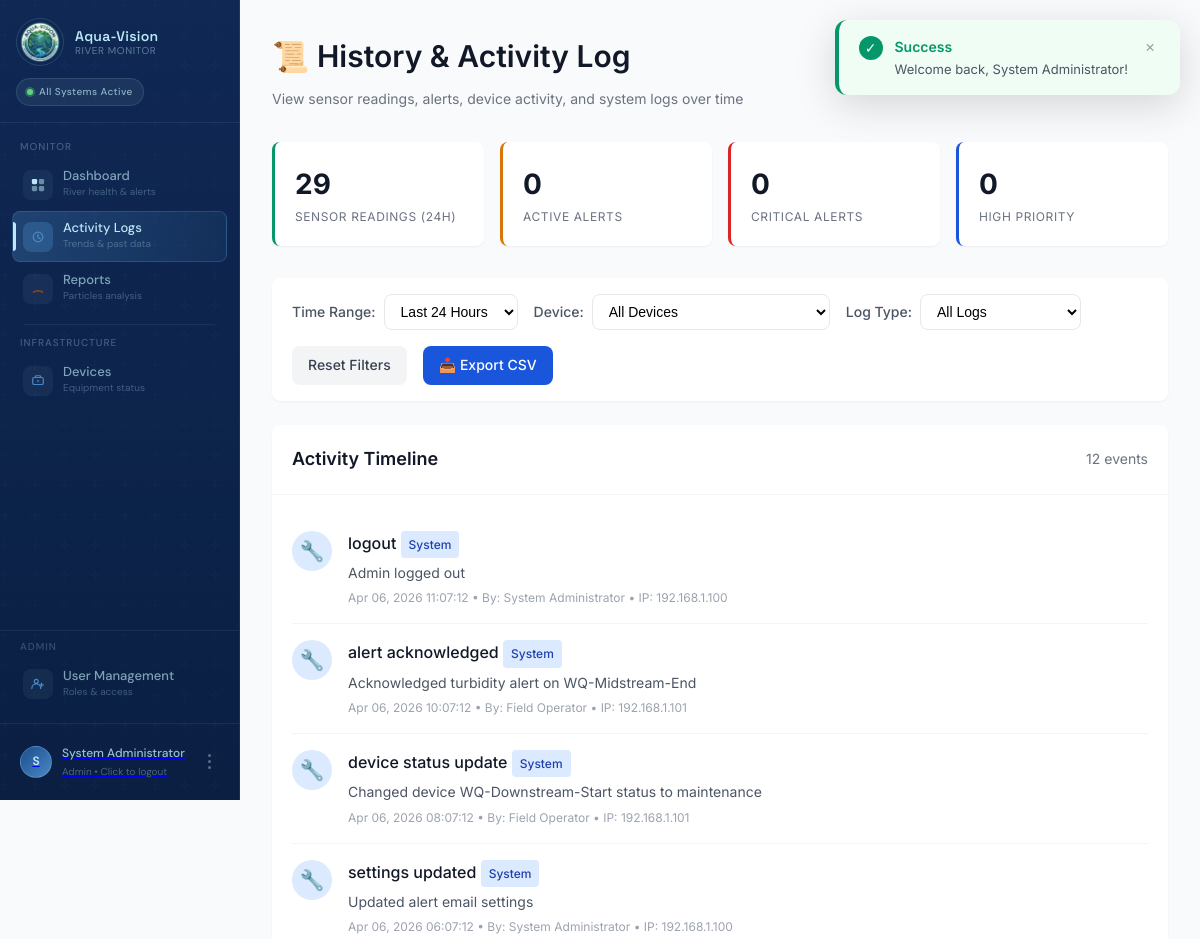
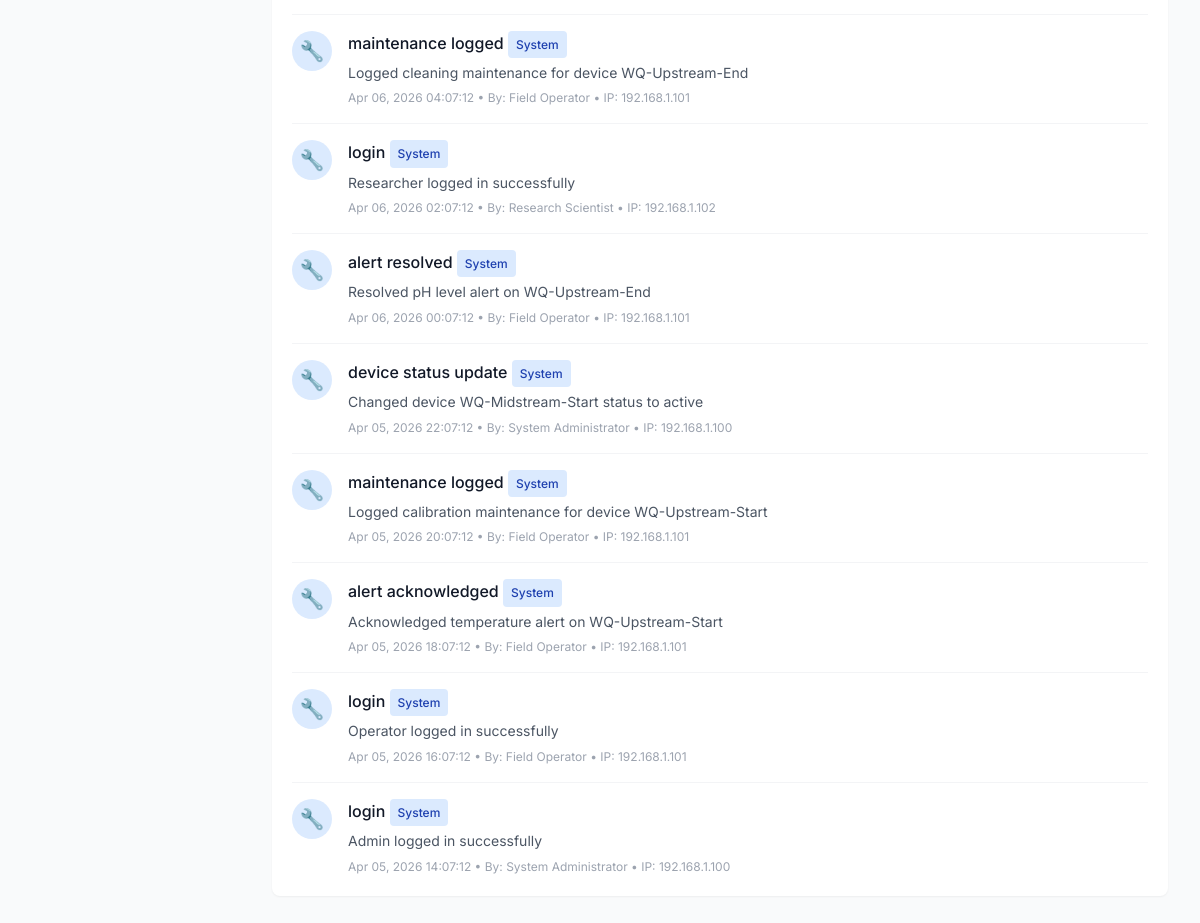
/apps/admin/activitylog.php (signed in), run on the app's committed database (2 pictures, top to bottom).
### tables this page shows
CREATE TABLE IF NOT EXISTS system_logs (
    log_id INT AUTO_INCREMENT PRIMARY KEY,
    user_id INT NULL,
    action VARCHAR(100) NOT NULL,
    details TEXT NULL,
    ip_address VARCHAR(45) NULL,
    user_agent TEXT NULL,
    created_at TIMESTAMP DEFAULT CURRENT_TIMESTAMP,
    FOREIGN KEY (user_id) REFERENCES users(user_id) ON DELETE SET NULL,
    INDEX idx_action_created (action, created_at),
    INDEX idx_user_created (user_id, created_at)
);

CREATE TABLE IF NOT EXISTS users (
    user_id INT AUTO_INCREMENT PRIMARY KEY,
    username VARCHAR(50) UNIQUE NOT NULL,
    email VARCHAR(100) UNIQUE NOT NULL,
    password_hash VARCHAR(255) NOT NULL,
    full_name VARCHAR(100) NOT NULL,
    role ENUM('admin', 'operator', 'viewer', 'researcher') DEFAULT 'viewer',
    is_active BOOLEAN DEFAULT TRUE,
    created_at TIMESTAMP DEFAULT CURRENT_TIMESTAMP,
    updated_at TIMESTAMP DEFAULT CURRENT_TIMESTAMP ON UPDATE CURRENT_TIMESTAMP
);

### apps/admin/activitylog.php (the view, shortened to what this page needs)
<?php
require_once '../../database/config.php';
function getMaintenanceLogs($conn, $hours = 24) {
    $sql = "SELECT ml.maintenance_id, ml.maintenance_type, ml.notes, ml.damage_level,
                   ml.malfunction_type, ml.performed_at,
                   d.device_name, d.device_id,
                   u.full_name as operator_name, u.user_id
            FROM maintenance_logs ml
            JOIN devices d ON d.device_id = ml.device_id
            JOIN users u ON u.user_id = ml.performed_by
            WHERE ml.performed_at >= DATE_SUB(NOW(), INTERVAL ? HOUR)
            ORDER BY ml.performed_at DESC
            LIMIT 50";
    $stmt = $conn->prepare($sql);
    $stmt->bind_param('i', $hours);
    $stmt->execute();
    return $stmt->get_result()->fetch_all(MYSQLI_ASSOC);
}
function getDeviceReadingHistory($conn, $deviceId, $hours = 24) {
    $sql = "SELECT sr.reading_id, sr.value, sr.recorded_at, s.sensor_type, s.unit
            FROM sensor_readings sr
            JOIN sensors s ON s.sensor_id = sr.sensor_id
            WHERE s.device_id = ? AND sr.recorded_at >= DATE_SUB(NOW(), INTERVAL ? HOUR)
            ORDER BY sr.recorded_at DESC";
    $stmt = $conn->prepare($sql);
    $stmt->bind_param('ii', $deviceId, $hours);
    $stmt->execute();
    return $stmt->get_result()->fetch_all(MYSQLI_ASSOC);
}
function getAlertHistory($conn, $limit = 50) {
    $sql = "SELECT a.alert_id, a.alert_type, a.message, a.status, a.created_at,
                   a.acknowledged_at, a.resolved_at,
                   d.device_name, s.sensor_type, s.unit
            FROM alerts a
            JOIN sensors s ON s.sensor_id = a.sensor_id
            JOIN devices d ON d.device_id = s.device_id
            ORDER BY a.created_at DESC
            LIMIT ?";
    $stmt = $conn->prepare($sql);
    $stmt->bind_param('i', $limit);
    $stmt->execute();
    return $stmt->get_result()->fetch_all(MYSQLI_ASSOC);
}
function getSystemLogs($conn, $hours = 24) {
    $sql = "SELECT sl.log_id, sl.action, sl.details, sl.ip_address, sl.created_at,
                   u.username, u.full_name
            FROM system_logs sl
            LEFT JOIN users u ON u.user_id = sl.user_id
            WHERE sl.created_at >= DATE_SUB(NOW(), INTERVAL ? HOUR)
            ORDER BY sl.created_at DESC
            LIMIT 100";
    $stmt = $conn->prepare($sql);
    $stmt->bind_param('i', $hours);
    $stmt->execute();
    return $stmt->get_result()->fetch_all(MYSQLI_ASSOC);
}
function getActivityTimeline($conn, $hours = 24, $typeFilter = 'all') {
    $timeline = [];
    if ($typeFilter === 'all' || $typeFilter === 'reading') {
        $readings = getDeviceReadingHistory($conn, null, $hours);
    }
    if ($typeFilter === 'all' || $typeFilter === 'alert') {
        $alerts = getAlertHistory($conn, 50);
    }
    if ($typeFilter === 'all' || $typeFilter === 'system' || $typeFilter === 'device') {
        $systemLogs = getSystemLogs($conn, $hours);
        foreach ($systemLogs as $log) {
        $isDeviceLog = in_array($log['action'], ['DEVICE_CREATE', 'DEVICE_UPDATE', 'DEVICE_DELETE']);
        $timeline[] = [
            'type' => $isDeviceLog ? 'device' : 'system',
            'timestamp' => $log['created_at'],
            'action' => $log['action'],
            'message' => $log['details'],
            'user' => $log['full_name'] ?? $log['username'] ?? 'System',
            'ip' => $log['ip_address'],
            'severity' => 'info',
            'data' => $log
        ];
        }
    }
    if ($typeFilter === 'all' || $typeFilter === 'maintenance') {
        $maintenanceLogs = getMaintenanceLogs($conn, $hours);
    }
    usort($timeline, function($a, $b) {
        return strtotime($b['timestamp']) - strtotime($a['timestamp']);
    });
    return array_slice($timeline, 0, 100);
}
$hoursFilter = isset($_GET['hours']) ? intval($_GET['hours']) : 24;
$typeFilter = isset($_GET['type']) ? $_GET['type'] : 'all';
$timeline = getActivityTimeline($conn, $hoursFilter, $typeFilter);
$alertStats = $conn->query("SELECT
    SUM(CASE WHEN status='active' THEN 1 ELSE 0 END) as active_alerts,
    SUM(CASE WHEN alert_type='critical' THEN 1 ELSE 0 END) as critical_alerts,
    SUM(CASE WHEN alert_type='high' THEN 1 ELSE 0 END) as high_alerts,
    SUM(CASE WHEN alert_type='low' THEN 1 ELSE 0 END) as low_alerts
FROM alerts")->fetch_assoc();
$readingStats = $conn->query("SELECT COUNT(*) as total_readings,
    COUNT(DISTINCT sensor_id) as active_sensors,
    MAX(recorded_at) as last_reading
FROM sensor_readings
WHERE recorded_at >= DATE_SUB(NOW(), INTERVAL $hoursFilter HOUR)")->fetch_assoc();
?>
<?php include '../../assets/navigation.php'; ?>
<!DOCTYPE html>
<html lang="en">
<head>
</head>
<body>
    <div class="container">
        <div class="page-header">
            <h1>📜 History & Activity Log</h1>
            <p>View sensor readings, alerts, device activity, and system logs over time</p>
        </div>
        <div class="stats-grid">
            <div class="stat-card success">
                <h3><?= number_format($readingStats['total_readings'] ?? 0) ?></h3>
                <p>Sensor Readings (<?= $hoursFilter ?>h)</p>
            </div>
            <div class="stat-card warning">
                <h3><?= $alertStats['active_alerts'] ?? 0 ?></h3>
                <p>Active Alerts</p>
            </div>
            <div class="stat-card danger">
                <h3><?= $alertStats['critical_alerts'] ?? 0 ?></h3>
                <p>Critical Alerts</p>
            </div>
            <div class="stat-card">
                <h3><?= $alertStats['high_alerts'] ?? 0 ?></h3>
                <p>High Priority</p>
            </div>
        </div>
        <div class="filters">
            <div class="filter-group">
                <label>Time Range:</label>
                <select onchange="window.location.href='?hours='+this.value">
                    <option value="24" <?= $hoursFilter == 24 ? 'selected' : '' ?>>Last 24 Hours</option>
                </select>
            </div>
            <div class="filter-group">
                <label>Device:</label>
                <select onchange="window.location.href='?hours=<?= $hoursFilter ?>&device_id='+this.value">
                    <option value="">All Devices</option>
                </select>
            </div>
            <div class="filter-group">
                <label>Log Type:</label>
                <select onchange="window.location.href='?hours=<?= $hoursFilter ?>&type='+this.value">
                    <option value="all" <?= $typeFilter == 'all' ? 'selected' : '' ?>>All Logs</option>
                </select>
            </div>
            <a href="activitylog.php" class="btn btn-secondary">Reset Filters</a>
            <a href="?action=export&hours=<?= $hoursFilter ?>" class="btn btn-primary">📥 Export CSV</a>
        </div>
        <div class="timeline">
            <div class="timeline-header">
                <h2>Activity Timeline</h2>
                <span style="font-size: 0.875rem; color: var(--gray-500);">
                    <?= count($timeline) ?> events
                </span>
            </div>
            <div class="timeline-body">
                <?php if (empty($timeline)): ?>
                    <div class="empty-state">
                        <div class="empty-state-icon">📭</div>
                        <p>No activity recorded in the last <?= $hoursFilter ?> hours</p>
                    </div>
                <?php else: ?>
                    <?php foreach ($timeline as $item): ?>
                        <div class="timeline-item">
                            <?php if ($item['type'] === 'reading'): ?>
                                <div class="timeline-icon reading">📊</div>
                                <div class="timeline-content">
                                    <div class="timeline-title">
                                        Sensor Reading
                                        <span class="timeline-badge info">Normal</span>
                                    </div>
                                    <div class="timeline-desc"><?= htmlspecialchars($item['message']) ?></div>
                                    <div class="timeline-meta">
                                        <?= date('M d, Y H:i:s', strtotime($item['timestamp'])) ?>
                                    </div>
                                </div>
                            <?php elseif ($item['type'] === 'system' || $item['type'] === 'device'): ?>
                                <?php
                                $message = $item['message'];
                                $deviceInfo = $message;
                                $icon = '🔧';
                                $bgColor = '#dbeafe';
                                ?>
                                <div class="timeline-icon" style="background: <?= $bgColor ?>;"><?= $icon ?></div>
                                <div class="timeline-content">
                                    <div class="timeline-title">
                                        <?= htmlspecialchars(str_replace('_', ' ', $item['action'])) ?>
                                        <span class="timeline-badge <?= $item['type'] === 'device' ? 'info' : 'info' ?>">
                                            <?= $item['type'] === 'device' ? 'Device' : 'System' ?>
                                        </span>
                                    </div>
                                    <div class="timeline-desc">
                                        <?= htmlspecialchars($deviceInfo) ?>
                                    </div>
                                    <div class="timeline-meta">
                                        <?= date('M d, Y H:i:s', strtotime($item['timestamp'])) ?>
                                        • By: <?= htmlspecialchars($item['user']) ?>
                                        <?php if ($item['ip']): ?>
                                            • IP: <?= htmlspecialchars($item['ip']) ?>
                                        <?php endif; ?>
                                    </div>
                                </div>
                            <?php endif; ?>
                        </div>
                    <?php endforeach; ?>
                <?php endif; ?>
            </div>
        </div>
    </div>
    <?php include '../../assets/toast.php'; ?>
</body>
</html>

### data on the page
system_logs: icon "🔧", action "logout", details "Admin logged out", created_at "Apr 06, 2026 11:07:12", user.full_name "System Administrator", ip_address "192.168.1.100"
system_logs: icon "🔧", action "alert acknowledged", details "Acknowledged turbidity alert on WQ-Midstream-End", created_at "Apr 06, 2026 10:07:12", user.full_name "Field Operator", ip_address "192.168.1.101"
system_logs: icon "🔧", action "device status update", details "Changed device WQ-Downstream-Start status to maintenance", created_at "Apr 06, 2026 08:07:12", user.full_name "Field Operator", ip_address "192.168.1.101"
system_logs: icon "🔧", action "settings updated", details "Updated alert email settings", created_at "Apr 06, 2026 06:07:12", user.full_name "System Administrator", ip_address "192.168.1.100"
system_logs: icon "🔧", action "maintenance logged", details "Logged cleaning maintenance for device WQ-Upstream-End", created_at "Apr 06, 2026 04:07:12", user.full_name "Field Operator", ip_address "192.168.1.101"
system_logs: icon "🔧", action "login", details "Researcher logged in successfully", created_at "Apr 06, 2026 02:07:12", user.full_name "Research Scientist", ip_address "192.168.1.102"
system_logs: icon "🔧", action "alert resolved", details "Resolved pH level alert on WQ-Upstream-End", created_at "Apr 06, 2026 00:07:12", user.full_name "Field Operator", ip_address "192.168.1.101"
system_logs: icon "🔧", action "device status update", details "Changed device WQ-Midstream-Start status to active", created_at "Apr 05, 2026 22:07:12", user.full_name "System Administrator", ip_address "192.168.1.100"
system_logs: icon "🔧", action "maintenance logged", details "Logged calibration maintenance for device WQ-Upstream-Start", created_at "Apr 05, 2026 20:07:12", user.full_name "Field Operator", ip_address "192.168.1.101"
system_logs: icon "🔧", action "alert acknowledged", details "Acknowledged temperature alert on WQ-Upstream-Start", created_at "Apr 05, 2026 18:07:12", user.full_name "Field Operator", ip_address "192.168.1.101"
system_logs: icon "🔧", action "login", details "Operator logged in successfully", created_at "Apr 05, 2026 16:07:12", user.full_name "Field Operator", ip_address "192.168.1.101"
system_logs: icon "🔧", action "login", details "Admin logged in successfully", created_at "Apr 05, 2026 14:07:12", user.full_name "System Administrator", ip_address "192.168.1.100"

### other printed values
substr($_SESSION['user_name'] ?? 'U', 0, 1) "S"
$_SESSION['user_name'] "System Administrator"
$_SESSION['user_role'] "Admin"
$readingStats['total_readings'] "29"
$hoursFilter "24"
$alertStats['active_alerts'] "0"
$alertStats['critical_alerts'] "0"
$alertStats['high_alerts'] "0"
count($timeline) "12"
